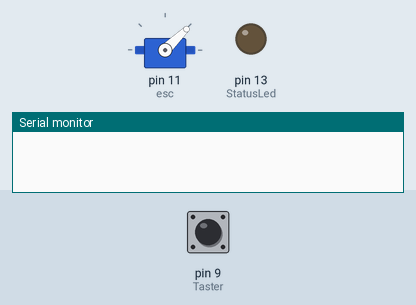
The sketch below on a simulated Arduino Uno, built with avr-gcc and run on an emulated ATmega328P. On the bench: servo, output pins drawn as LEDs (lit = HIGH), the last lines printed to the serial monitor. The inputs (shaded band) are chosen by the test bench; at power-on: pin 9 (Taster) HIGH.

Above: at 1.2 s.
1.3 s: pin 9 (Taster) pulled LOW for 0.15 s
At 1.7 s:
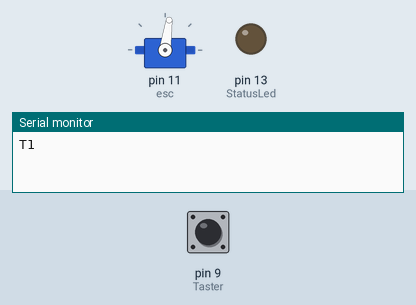
Timing chart, 0 to 4.3 s (numbered marks = the images above; inputs shaded):
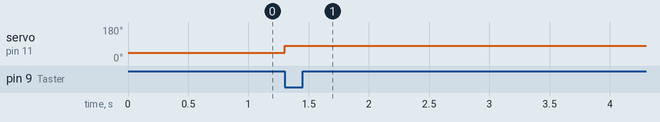

The sketch:

ESC_test.ino
```cpp
#include <Servo.h>

#define Taster           9
#define StatusLed       13

Servo esc;


void setup()
{
  pinMode(StatusLed,   OUTPUT);
  pinMode(Taster,      INPUT_PULLUP);

  Serial.begin(9600);                         // setup serial for debugging

  esc.attach(11);
  esc.writeMicroseconds(1000);
}


void loop()
{


  if (digitalRead(Taster) == 0)
  {
    Serial.println("T1");

  int val;
  val = 400;
  val = map(val, 0, 1023, 1000, 2000);
  esc.writeMicroseconds(val);


    while (digitalRead(Taster) == 0);
  }

}
```

Measured:
- after the input at 1.3 s, servo on pin 11 (esc): 44° → 82° at once
